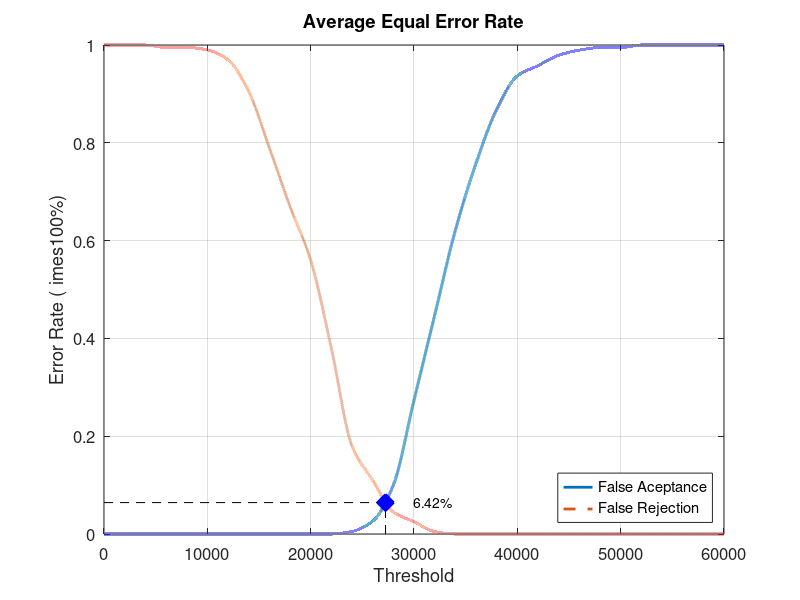
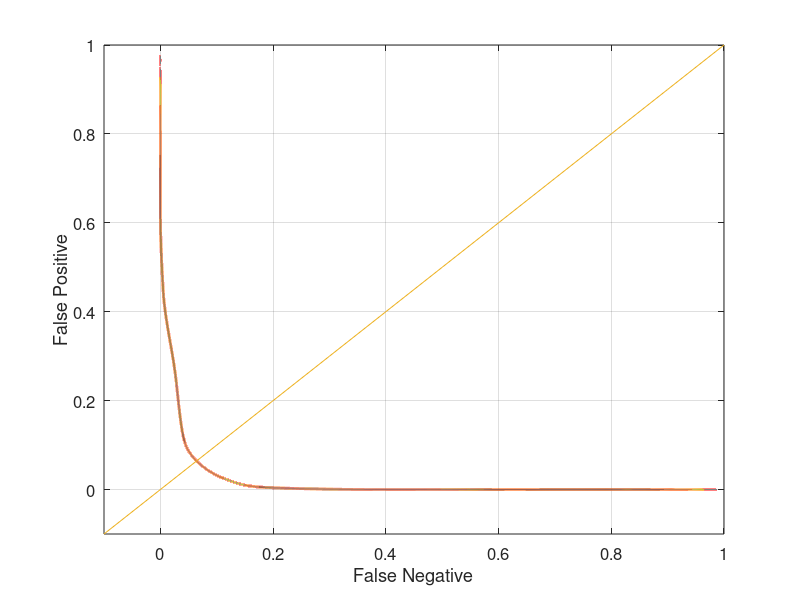

The MATLAB script that drew these images, in order:
close all;
clear;
clc;
x = 0:2000:60000;
xq = 0:0.5:60000;

y0 = [0 0 0 0 0 0 0 0 0 0 0 0 0.00526316 0.0263158 0.1 0.273684 0.447368 0.621053 0.757895 0.868421 0.936842 0.957895 0.978947 0.989474 0.994737 0.994737 1 1 1 1 1]
yy0 = interp1(x, y0, xq, 'pchip');
y1 = [1 1 1 0.995 0.995 0.99 0.97 0.905 0.79 0.67 0.56 0.38 0.18 0.11 0.045 0.025 0.005 0 0 0 0 0 0 0 0 0 0 0 0 0 0]
yy1 = interp1(x, y1, xq, 'pchip');

% Calculating EER: 
y2 = abs(y0 - y1);
find(y2 == min(y2))
yy2 = abs(yy0 - yy1);
xEER = find(yy2 == min(yy2));
xEERIndex = xq(xEER) % X-axis EER
yEER = yy0(xEER) % Y-axis EER

main = figure
plot(xq, yy0,'-','LineWidth', 2);	hold on
plot(xq, yy1,'--','LineWidth', 2);	hold on
plot([xEERIndex xEERIndex], [0 yEER], 'k--');	hold on
plot([0 xEERIndex], [yEER yEER], 'k--');	hold on
plot(xEERIndex, yEER, 'bx', 'LineWidth', 10);	hold on
text(xEERIndex + 10 * xEERIndex / 100, yEER, [num2str(round((10000 * yEER)) / 100) '%'])
legend('False Aceptance', 'False Rejection', 'Location', 'SouthEast')
xlabel('Threshold')
ylabel('Error Rate (	imes100%)')
title('Average Equal Error Rate')
set(gca, 'FontSize', 12)
axis([0 60000 0 1])
grid on

print(main, 'Database5_1Main', '-dpng');
FNRxFPR = figure('Color', [1 1 1]);
plot(yy1, yy0, '-', yy1, yy0, 'LineWidth', 2);
hold on
y = -0.1:0.1:1
plot(y, y); 
set(gca, 'FontSize', 12)
xlabel('False Negative')
ylabel('False Positive')
axis([-0.1 1 -0.1 1])
set(gca, 'FontSize', 12)
grid on

print(FNRxFPR, 'Database5_1FNRxFPR','-dpng');
